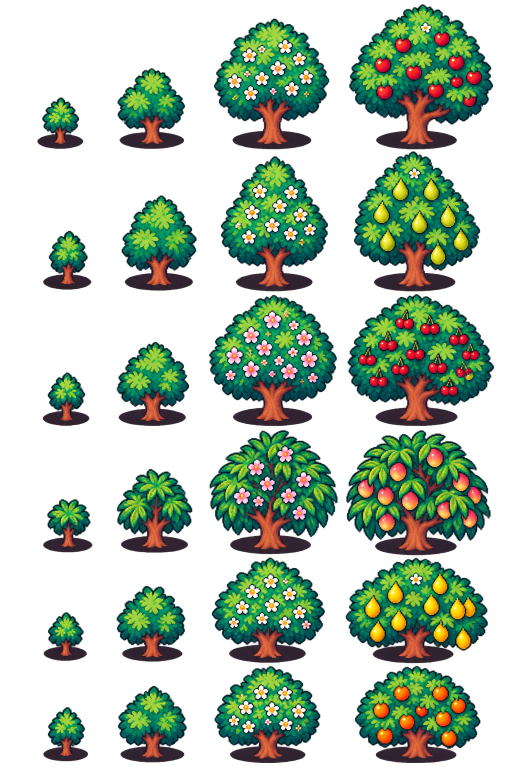
#> input picture trees4.png, 1024 x 1536 px (shown at 1/2 size)
$ python setup_trees4_tileset.py
#> lines starting #> are read from the running program, lines starting #| are printed output that depends on the picture
#!/usr/bin/env python3
"""Slice trees4.png (6 tree varieties x 4 growth stages) into ONE grid tileset.

trees4.png is a regular 6x4 grid (varieties = rows, stages = columns), detected
by opaque-pixel bands.

Kept at NATIVE resolution: downscaling the ink-outlined drawings smears a thick
black fringe around each silhouette ("détourage noir"). No resize is done.

Each tree becomes a block of 32x32 tiles (a tree is NOT one tile), exactly like
the pack's own trees__tree1/2/3 tilesets: the tree spans several tiles and every
tile can be stamped / moved independently in Tiled. All trees are laid out in a
regular grid in one sheet (one tileset): one row per variety, one column per
stage, every cell the same size, bottom-aligned. Tree at (row r, col c) =
variety r, stage c.

Outputs:
  assets/sprites/fantasy_farm_free/trees4_grid/trees4_grid.png   (one sheet)
  assets/maps/fantasy_farm/trees4.tsx                            (one grid tileset)
"""

from __future__ import annotations

import shutil
import xml.etree.ElementTree as ET
from collections import deque
from pathlib import Path

try:
    from PIL import Image
except ImportError as e:
    raise SystemExit("Pillow est requis") from e

ROOT = Path(__file__).resolve().parents[1]
SRC = ROOT / "trees4.png"
SPR_SUB = ROOT / "assets/sprites/fantasy_farm_free/trees4_grid"
TSX = ROOT / "assets/maps/fantasy_farm/trees4.tsx"
PAD = 4
TILE = 32
MIN_SIZE = 10     # drop stray anti-aliasing/noise specks


def components(im):
    w, h = im.size
    px = im.load()
    mask = [[px[x, y][3] > 40 for x in range(w)] for y in range(h)]
    seen = [[False] * w for _ in range(h)]
    comps = []
    for y in range(h):
        for x in range(w):
            if mask[y][x] and not seen[y][x]:
                q = deque([(x, y)])
                seen[y][x] = True
                xs, ys = [], []
                while q:
                    cx, cy = q.popleft()
                    xs.append(cx)
                    ys.append(cy)
                    for dx, dy in ((1, 0), (-1, 0), (0, 1), (0, -1)):
                        nx, ny = cx + dx, cy + dy
                        if 0 <= nx < w and 0 <= ny < h and mask[ny][nx] and not seen[ny][nx]:
                            seen[ny][nx] = True
                            q.append((nx, ny))
                comps.append((min(xs), min(ys), max(xs), max(ys)))
    return comps


def row_bands(im):
    """Detect horizontal bands of tree rows via opaque-pixel projection."""
    w, h = im.size
    px = im.load()
    counts = [sum(1 for x in range(w) if px[x, y][3] > 40) for y in range(h)]
    bands = []
    start = None
    for y, c in enumerate(counts):
        if c > 50 and start is None:
            start = y
        elif c <= 50 and start is not None:
            bands.append((start, y))
            start = None
    if start is not None:
        bands.append((start, h))
    return bands


def to_block(im, comp):
    """Crop a tree at native res, pad to whole 32px tiles, bottom-anchored."""
    x0, y0, x1, y1 = comp
    x0 = max(0, x0 - PAD)
    y0 = max(0, y0 - PAD)
    x1 = min(im.width, x1 + 1 + PAD)
    y1 = min(im.height, y1 + 1 + PAD)
    sprite = im.crop((x0, y0, x1, y1))
    cols = (sprite.width + TILE - 1) // TILE
    rows_t = (sprite.height + TILE - 1) // TILE
    canvas = Image.new("RGBA", (cols * TILE, rows_t * TILE), (0, 0, 0, 0))
    ox = (canvas.width - sprite.width) // 2
    oy = canvas.height - sprite.height  # bottom-anchored
    canvas.alpha_composite(sprite, (ox, oy))
    return canvas, cols, rows_t


def write_tsx(path, name, cols, rows, image_rel, w, h):
    count = cols * rows
    root = ET.Element(
        "tileset",
        {
            "version": "1.10",
            "tiledversion": "1.11.2",
            "name": name,
            "tilewidth": str(TILE),
            "tileheight": str(TILE),
            "tilecount": str(count),
            "columns": str(cols),
            "objectalignment": "bottom",
        },
    )
    ET.SubElement(
        root,
        "image",
        {"source": image_rel, "width": str(w), "height": str(h)},
    )
    ET.indent(root, space="  ")
    ET.ElementTree(root).write(path, encoding="utf-8", xml_declaration=True)
    return count


def main():
    if not SRC.exists():
        raise SystemExit(f"Missing {SRC}")

    with Image.open(SRC) as raw:
#> raw is the input picture: PIL image 1024x1536 RGBA; mean R, G, B, A 41.4, 76.4, 53.9, 104.2
        im = raw.convert("RGBA")
        comps = components(im)
#> in components, `mask = [[px[x, y][3] > 40 for x in range(w)] for y in range(h)]`: mask = 1536 items
#> comps = 26 items, first 6: (698, 9, 985, 298), (428, 37, 658, 298), (235, 136, 369, 297), (75, 195, 166, 297), (708, 302, 960, 582), (442, 312, 655, 582)
        bands = row_bands(im)
#> in row_bands, `counts = [sum(1 for x in range(w) if px[x, y][3] > 40) for y in range(..`: counts = 1536 values, max 752 at index 1023, min 0 at index 0, mean 431
#> the loop in row_bands, `for y, c in enumerate(counts):` made 1536 passes
#> c on passes 1 to 12: 0, 0, 0, 0, 0, 0, 0, 0, 0, 7, 9, 13
#> after the loop in row_bands, `for y, c in enumerate(counts):`: bands = [(18, 299), (313, 583), (593, 852), (863, 1110), (1119, 1326), (1336, 1526)]

    # assign each tree to a row by its vertical centre, then sort by x (stage col)
    def centre_y(comp):
        return (comp[1] + comp[3]) // 2

    def band_of(y):
        for b in bands:
            if b[0] <= y <= b[1]:
                return b
        return None

    grid = {}  # band -> list of (stage_col, block, cols, rows_t)
    for comp in comps:
        if comp[2] - comp[0] + 1 < MIN_SIZE or comp[3] - comp[1] + 1 < MIN_SIZE:
            print(f"  skip {comp} (noise)")
            continue
        b = band_of(centre_y(comp))
        if b is None:
            print(f"  skip {comp} (no row band)")
            continue
        block, cols, rows_t = to_block(im, comp)
        grid.setdefault(b, []).append((comp[0], block, cols, rows_t))
#> this loop made 26 passes
#> (comp, b, x0 in to_block, y0 in to_block, x1 in to_block, y1 in to_block, cols, rows_t) on passes 1 to 11: ((698, 9, 985, 298), (18, 299), 694, 5, 990, 303, 10, 10), ((428, 37, 658, 298), (18, 299), 424, 33, 663, 303, 8, 9), ((235, 136, 369, 297), (18, 299), 231, 132, 374, 302, 5, 6), ((75, 195, 166, 297), (18, 299), 71, 191, 171, 302, 4, 4), ((708, 302, 960, 582), (313, 583), 704, 298, 965, 587, 9, 10), ((442, 312, 655, 582), (313, 583), 438, 308, 660, 587, 7, 9), ((243, 391, 393, 581), (313, 583), 239, 387, 398, 586, 5, 7), ((86, 461, 182, 579), (313, 583), 82, 457, 187, 584, 4, 4), ((695, 588, 988, 851), (593, 852), 691, 584, 993, 856, 10, 9), ((418, 590, 673, 851), (593, 852), 414, 586, 678, 856, 9, 9), ((233, 683, 378, 851), (593, 852), 229, 679, 383, 856, 5, 6)
#> comp on passes 20, 22: (306, 1178, 306, 1178), (514, 1287, 514, 1287)
#|   skip (306, 1178, 306, 1178) (noise)
#|   skip (514, 1287, 514, 1287) (noise)
#> pass 1, in to_block, `sprite = im.crop((x0, y0, x1, y1))`:
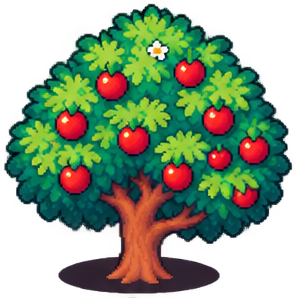
#> sprite: PIL image 296x298 RGBA; mean R, G, B, A 53.7, 88.5, 59.5, 155.7; transparent parts drawn white
#> pass 1, in main, `block, cols, rows_t = to_block(im, comp)`:
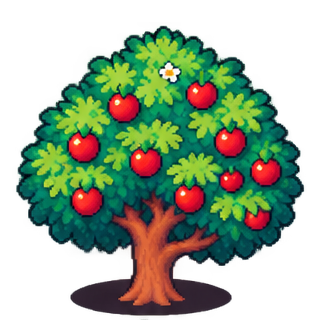
#> block: PIL image 320x320 RGBA; mean R, G, B, A 41.2, 59.1, 37.7, 134.1; transparent parts drawn white
#> pass 2, in to_block (call 2), `sprite = im.crop((x0, y0, x1, y1))`:
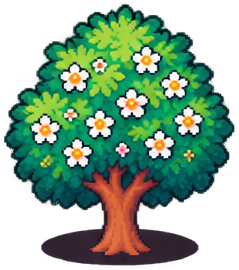
#> sprite: PIL image 239x270 RGBA; mean R, G, B, A 52.2, 98.7, 71.1, 153.7; transparent parts drawn white
#> after the loop, grid = 6 items

    # order rows top->bottom, stages left->right
    rows_ordered = sorted(grid, key=lambda b: b[0])
#> rows_ordered has the same summary as bands in row_bands
    per_row = []
    for b in rows_ordered:
        items = sorted(grid[b], key=lambda it: it[0])
        per_row.append([(i, blk, c, r) for i, (_, blk, c, r) in enumerate(items)])
#> this loop made 6 passes
#> after the loop, per_row = 6 items

    n_cols = max(len(row) for row in per_row)
#> n_cols = 4
    # uniform cell size across the whole sheet -> regular, easy-to-select grid
    cell_w = max(c for row in per_row for _, _, c, _ in row)
#> cell_w = 10
    cell_h = max(r for row in per_row for _, _, _, r in row)
#> cell_h = 10

    sheet = Image.new(
        "RGBA", (cell_w * TILE * n_cols, cell_h * TILE * len(per_row)), (0, 0, 0, 0)
    )
#> sheet: PIL image 1280x1920 RGBA; every value is 0
    for r_idx, row in enumerate(per_row):
        for c_idx, (_, block, _, _) in enumerate(row):
            paste_x = c_idx * cell_w * TILE
            paste_y = (r_idx + 1) * cell_h * TILE - block.height  # bottom-anchored
            sheet.alpha_composite(block, (paste_x, paste_y))
#> this loop made 6 passes
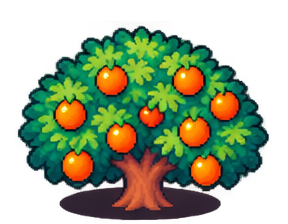
#> block: PIL image 288x224 RGBA; mean R, G, B, A 46.1, 60.2, 33, 136.9; transparent parts drawn white
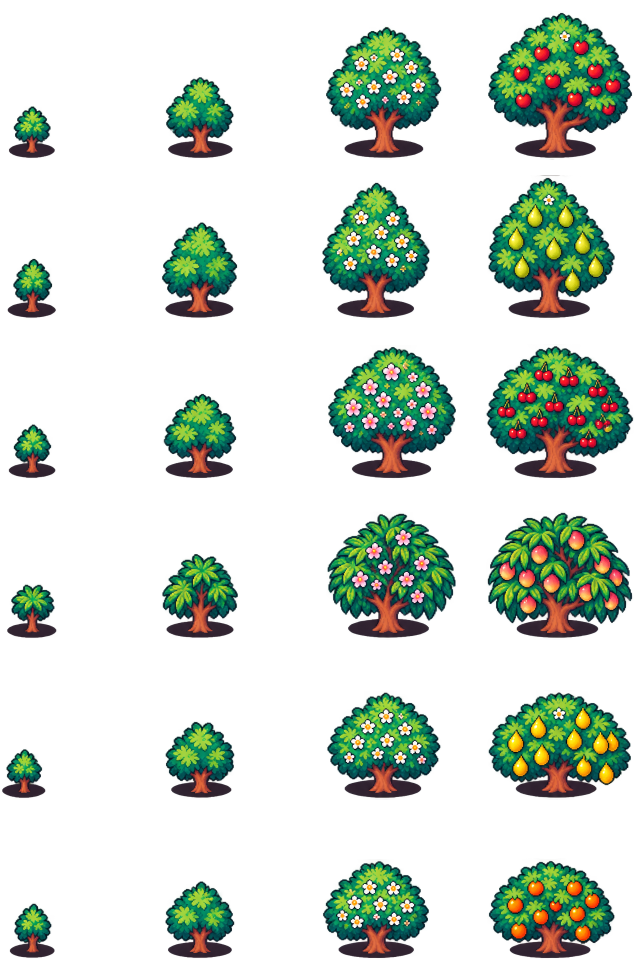
#> sheet: PIL image 1280x1920 RGBA (shown at 1/2 size); mean R, G, B, A 19.4, 31.1, 20.1, 66.7; transparent parts drawn white

    if SPR_SUB.exists():
        shutil.rmtree(SPR_SUB)
    SPR_SUB.mkdir(parents=True)
    png = SPR_SUB / "trees4_grid.png"
    sheet.save(png)
    count = write_tsx(
        TSX,
        "trees4",
        cell_w * n_cols,
        cell_h * len(per_row),
        "../../sprites/fantasy_farm_free/trees4_grid/trees4_grid.png",
        sheet.width,
        sheet.height,
    )
#> count = 2400

    print(f"Rows   : {len(per_row)} (varieties)")
#| Rows   : 6 (varieties)
    print(f"Cols   : {n_cols} (stages per variety)")
#| Cols   : 4 (stages per variety)
    print(f"Trees  : {sum(len(r) for r in per_row)}")
#| Trees  : 24
    print(f"Cell   : {cell_w}x{cell_h} tiles")
#| Cell   : 10x10 tiles
    print(f"Sheet  : {sheet.width}x{sheet.height}px ({sheet.width//TILE}x{sheet.height//TILE} tiles, {count} tiles)")
#| Sheet  : 1280x1920px (40x60 tiles, 2400 tiles)
    for r_idx, row in enumerate(per_row):
        sizes = [f"s{i}:{c}x{r}" for i, _, c, r in row]
        print(f"  row {r_idx}: {sizes}")
#> this loop made 6 passes
#> sizes on passes 1 to 6: ['s0:4x4', 's1:5x6', 's2:8x9', 's3:10x10'], ['s0:4x4', 's1:5x7', 's2:7x9', 's3:9x10'], ['s0:4x4', 's1:5x6', 's2:9x9', 's3:10x9'], ['s0:4x4', 's1:5x6', 's2:9x9', 's3:10x9'], ['s0:3x4', 's1:5x6', 's2:8x7', 's3:10x7'], ['s0:4x4', 's1:5x6', 's2:7x7', 's3:9x7']
#|   row 0: ['s0:4x4', 's1:5x6', 's2:8x9', 's3:10x10']
#|   row 1: ['s0:4x4', 's1:5x7', 's2:7x9', 's3:9x10']
#|   row 2: ['s0:4x4', 's1:5x6', 's2:9x9', 's3:10x9']
#|   row 3: ['s0:4x4', 's1:5x6', 's2:9x9', 's3:10x9']
#|   row 4: ['s0:3x4', 's1:5x6', 's2:8x7', 's3:10x7']
#|   row 5: ['s0:4x4', 's1:5x6', 's2:7x7', 's3:9x7']
    print(f"TSX   : {TSX.relative_to(ROOT)}")
    print(f"PNG   : {png.relative_to(ROOT)}")


if __name__ == "__main__":
    main()

$ run again, with chou.png copied over trees4.png
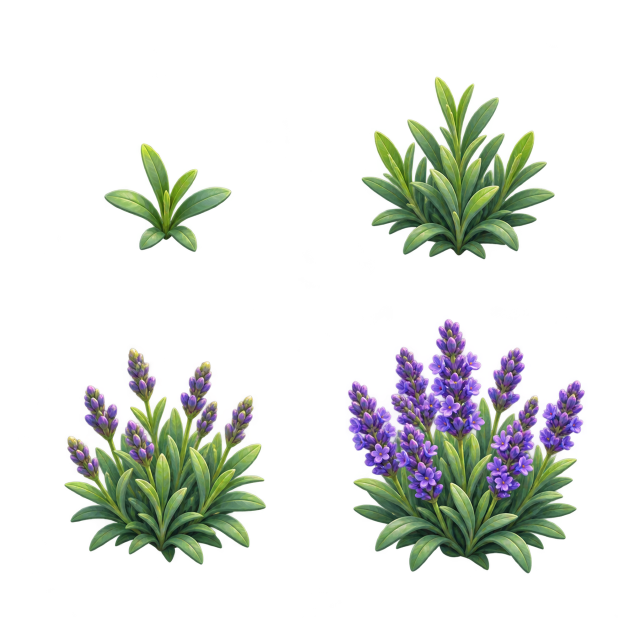
#> input picture chou.png, 1254 x 1254 px (shown at 1/2 size)
#> in main, raw is the input picture: PIL image 1254x1254 RGBA; mean R, G, B, A 26.6, 30.3, 25, 51.4
#> mask = 1254 items
#> in main, `comps = components(im)`: comps = [(723, 153, 1109, 518), (208, 286, 462, 503), (696, 638, 1169, 1146), (129, 696, 531, 1129)]
#> counts = 1254 values, max 814 at index 1017, min 0 at index 0, mean 264.8
#> the loop in row_bands, `for y, c in enumerate(counts):` made 1254 passes
#> start on passes 189, 678: 188, 677
#> after the loop in row_bands, `for y, c in enumerate(counts):`: bands = [(188, 509), (677, 1137)]
#> the loop in main, `for comp in comps:` made 4 passes
#> (comp, b, x0 in to_block, y0 in to_block, x1 in to_block, y1 in to_block, cols, rows_t) on passes 1 to 4: ((723, 153, 1109, 518), (188, 509), 719, 149, 1114, 523, 13, 12), ((208, 286, 462, 503), (188, 509), 204, 282, 467, 508, 9, 8), ((696, 638, 1169, 1146), (677, 1137), 692, 634, 1174, 1151, 16, 17), ((129, 696, 531, 1129), (677, 1137), 125, 692, 536, 1134, 13, 14)
#> after the loop in main, `for comp in comps:`: grid = 2 items
#> rows_ordered = [(188, 509), (677, 1137)]
#> the loop in main, `for b in rows_ordered:` made 2 passes
#> after the loop in main, `for b in rows_ordered:`: per_row = 2 items
#> n_cols = 2
#> cell_w = 16
#> cell_h = 17
#> the loop in main, `for r_idx, row in enumerate(per_row):` made 2 passes
#> r_idx on passes 1 to 2: 0, 1
#> after the loop in main, `for r_idx, row in enumerate(per_row):`:
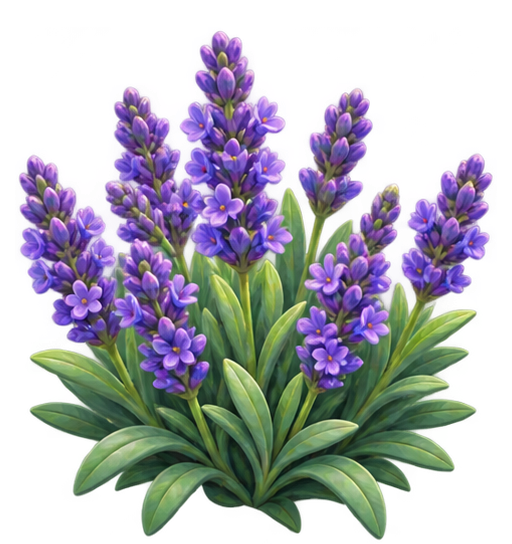
#> block: PIL image 512x544 RGBA; mean R, G, B, A 65.3, 62.8, 76.7, 127.6; transparent parts drawn white
#> after the loop in main, `for r_idx, row in enumerate(per_row):`:
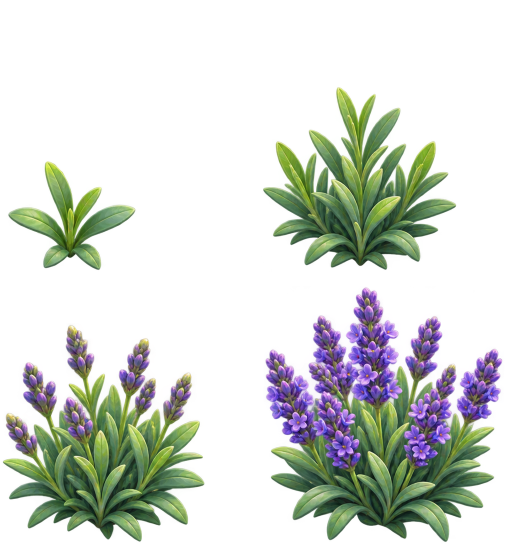
#> sheet: PIL image 1024x1088 RGBA (shown at 1/2 size); mean R, G, B, A 37.5, 42.8, 35.2, 72.5; transparent parts drawn white
#> count = 1088
#| Rows   : 2 (varieties)
#| Cols   : 2 (stages per variety)
#| Trees  : 4
#| Cell   : 16x17 tiles
#| Sheet  : 1024x1088px (32x34 tiles, 1088 tiles)
#> the loop in main, `for r_idx, row in enumerate(per_row):` made 2 passes
#> (r_idx, sizes) on passes 1 to 2: (0, ['s0:9x8', 's1:13x12']), (1, ['s0:13x14', 's1:16x17'])
#> (printed output is left out)

$ run again, with planche_d_évolution_des_fleurs_du_jardin.png copied over trees4.png
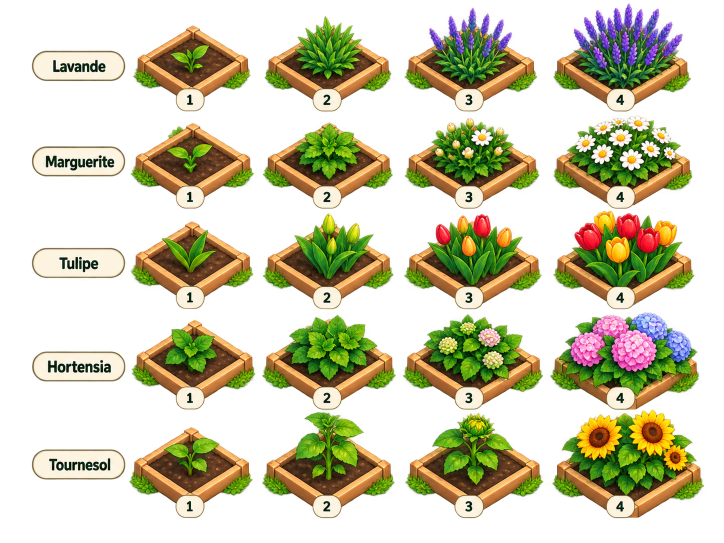
#> input picture planche_d_évolution_des_fleurs_du_jardin.png, 1448 x 1086 px (shown at 1/2 size)
#> in main, raw is the input picture: PIL image 1448x1086 RGBA; mean R, G, B, A 69.9, 66.6, 33.3, 104.9
#> mask = 1086 items
#> in main, `comps = components(im)`: comps = 25 items, first 6: (1106, 7, 1381, 223), (809, 15, 1073, 222), (529, 32, 782, 222), (266, 51, 501, 222), (63, 101, 250, 162), (1107, 231, 1384, 417)
#> counts = 1086 values, max 1264 at index 750, min 0 at index 0, mean 615.2
#> the loop in row_bands, `for y, c in enumerate(counts):` made 1086 passes
#> c on passes 1 to 8: 0, 0, 0, 0, 0, 0, 0, 2
#> after the loop in row_bands, `for y, c in enumerate(counts):`: bands = [(21, 223), (236, 418), (428, 619), (630, 820), (825, 1037)]
#> the loop in main, `for comp in comps:` made 25 passes
#> (comp, b, x0 in to_block, y0 in to_block, x1 in to_block, y1 in to_block, cols, rows_t) on passes 1 to 7: ((1106, 7, 1381, 223), (21, 223), 1102, 3, 1386, 228, 9, 8), ((809, 15, 1073, 222), (21, 223), 805, 11, 1078, 227, 9, 7), ((529, 32, 782, 222), (21, 223), 525, 28, 787, 227, 9, 7), ((266, 51, 501, 222), (21, 223), 262, 47, 506, 227, 8, 6), ((63, 101, 250, 162), (21, 223), 59, 97, 255, 167, 7, 3), ((1107, 231, 1384, 417), (236, 418), 1103, 227, 1389, 422, 9, 7), ((809, 236, 1078, 417), (236, 418), 805, 232, 1083, 422, 9, 6)
#> pass 1, in to_block, `sprite = im.crop((x0, y0, x1, y1))`:
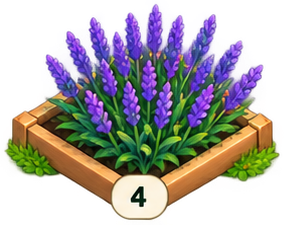
#> sprite: PIL image 284x225 RGBA; mean R, G, B, A 72.3, 64.3, 70.8, 135.7; transparent parts drawn white
#> after the loop in main, `for comp in comps:`: grid = 5 items
#> rows_ordered has the same summary as bands in row_bands
#> the loop in main, `for b in rows_ordered:` made 5 passes
#> n_cols = 5
#> cell_w = 10
#> cell_h = 8
#> the loop in main, `for r_idx, row in enumerate(per_row):` made 5 passes
#> after the loop in main, `for r_idx, row in enumerate(per_row):`:
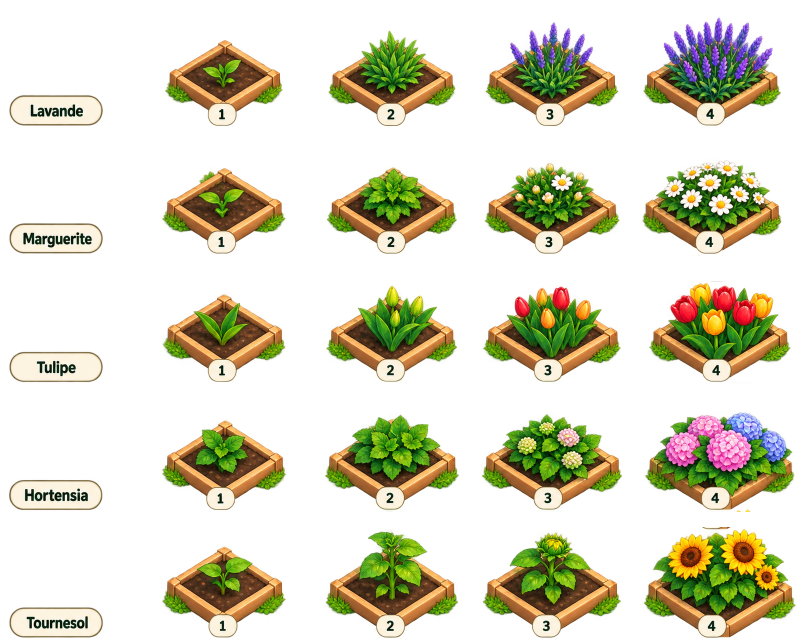
#> sheet: PIL image 1600x1280 RGBA (shown at 1/2 size); mean R, G, B, A 52.8, 50.2, 24.9, 80.6; transparent parts drawn white
#> count = 2000
#| Rows   : 5 (varieties)
#| Cols   : 5 (stages per variety)
#| Trees  : 25
#| Cell   : 10x8 tiles
#| Sheet  : 1600x1280px (50x40 tiles, 2000 tiles)
#> the loop in main, `for r_idx, row in enumerate(per_row):` made 5 passes
#> sizes on passes 1 to 5: ['s0:7x3', 's1:8x6', 's2:9x7', 's3:9x7', 's4:9x8'], ['s0:7x3', 's1:8x6', 's2:9x6', 's3:9x6', 's4:9x7'], ['s0:7x3', 's1:8x6', 's2:9x7', 's3:9x7', 's4:10x7'], ['s0:7x3', 's1:8x6', 's2:9x7', 's3:9x7', 's4:10x7'], ['s0:7x3', 's1:8x6', 's2:9x7', 's3:9x7', 's4:10x8']
#> (printed output is left out)
